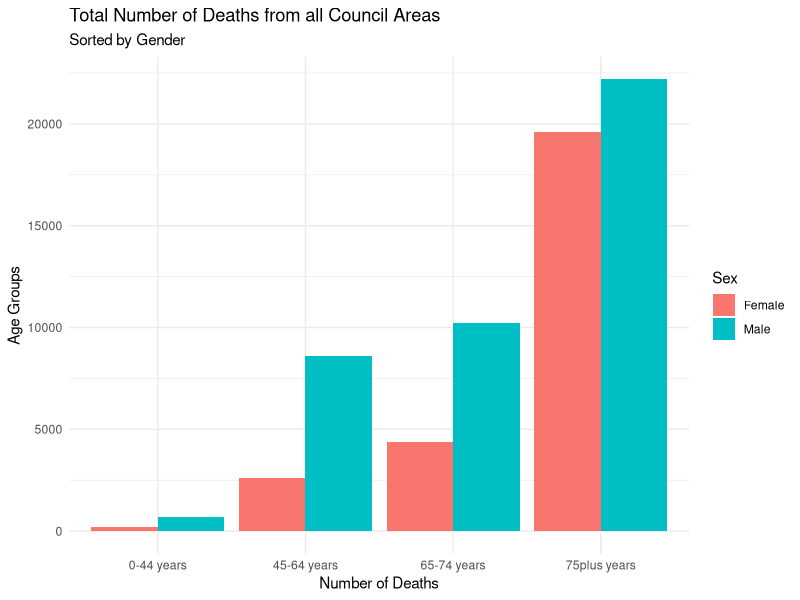

The R source for this figure:
## ---- chunk 1
knitr::opts_chunk$set(echo = TRUE)
## ---- chunk 2
library(tidyverse)
# Add any other libraries here
library(dplyr)


## ---- chunk 3
# load your data 
getwd()

hd_mortalitybyca<- read.csv("data/hd_mortalitybyca.csv")

## ---- chunk 4
# cleaning data
hd_mortalitybyca <- hd_mortalitybyca [, c("Year", "AgeGroup", "Sex", "Diagnosis", "NumberOfDeaths", "CrudeRate", "Ca")]

hd_mortalitybyca <- hd_mortalitybyca %>%
  filter( Diagnosis == "Coronary Heart Disease", Ca != "S92000003")


## ---- chunk 5
#grouping by gender & age group
hd_mortalitybyca <- hd_mortalitybyca %>%
  filter(AgeGroup %in% c("0-44 years", "45-64 years", "65-74 years", "75plus years")) %>%
  arrange(AgeGroup)

hd_mortalitybyca <- hd_mortalitybyca %>%
  filter(Sex != "All") %>%
  arrange(Sex)

## ---- chunk 6
#creating bar plot
hd_mortality_gender <- hd_mortalitybyca %>%
  group_by(AgeGroup, Sex) %>%
  summarise(total_deaths = sum(NumberOfDeaths, na.rm = TRUE)
  )
  
ggplot(data = hd_mortality_gender,
       mapping = aes(x = AgeGroup,
                     y = total_deaths,
                     fill = Sex)) +
  geom_col(position = "dodge") +
  labs(
    x = "Number of Deaths",
    y = "Age Groups",
    title = "Total Number of Deaths from all Council Areas", 
    subtitle = "Sorted by Gender"
  ) +
  theme_minimal() 
